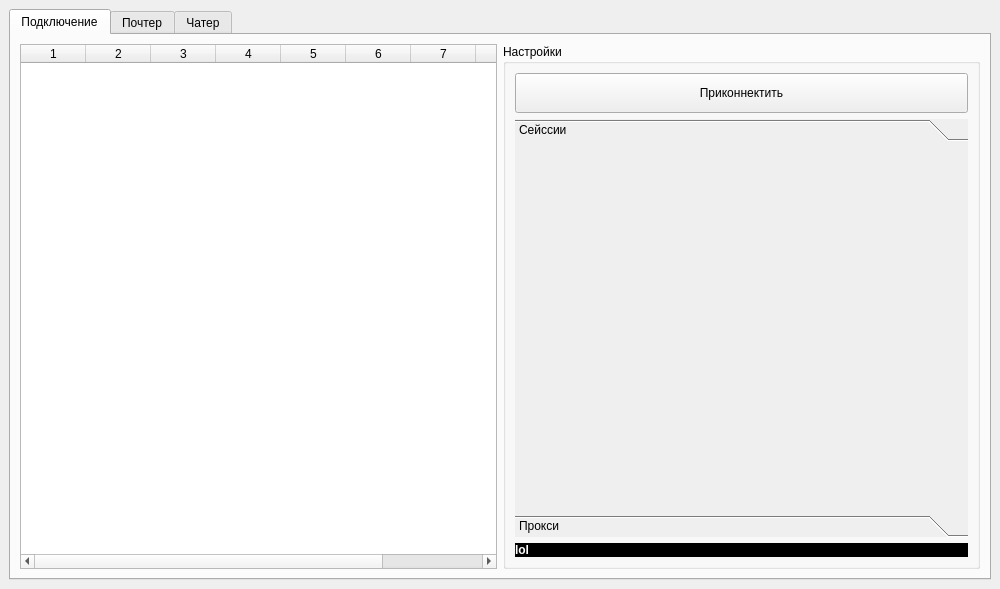
<?xml version="1.0" encoding="UTF-8"?>
<ui version="4.0">
 <class>MainWindow</class>
 <widget class="QMainWindow" name="MainWindow">
  <property name="geometry">
   <rect>
    <x>0</x>
    <y>0</y>
    <width>1000</width>
    <height>589</height>
   </rect>
  </property>
  <property name="windowTitle">
   <string>Телеграммер</string>
  </property>
  <widget class="QWidget" name="centralwidget">
   <property name="enabled">
    <bool>true</bool>
   </property>
   <layout class="QVBoxLayout" name="verticalLayout">
    <item>
     <widget class="QTabWidget" name="tabWidget">
      <property name="mouseTracking">
       <bool>false</bool>
      </property>
      <property name="tabletTracking">
       <bool>false</bool>
      </property>
      <property name="tabPosition">
       <enum>QTabWidget::North</enum>
      </property>
      <property name="tabShape">
       <enum>QTabWidget::Rounded</enum>
      </property>
      <property name="currentIndex">
       <number>0</number>
      </property>
      <property name="elideMode">
       <enum>Qt::ElideLeft</enum>
      </property>
      <property name="usesScrollButtons">
       <bool>true</bool>
      </property>
      <property name="movable">
       <bool>false</bool>
      </property>
      <widget class="QWidget" name="teb_connecting">
       <attribute name="title">
        <string>Подключение</string>
       </attribute>
       <layout class="QHBoxLayout" name="horizontalLayout_2">
        <item>
         <widget class="QTableWidget" name="table_sessions">
          <property name="sizePolicy">
           <sizepolicy hsizetype="Expanding" vsizetype="Expanding">
            <horstretch>0</horstretch>
            <verstretch>0</verstretch>
           </sizepolicy>
          </property>
          <property name="sortingEnabled">
           <bool>false</bool>
          </property>
          <property name="rowCount">
           <number>0</number>
          </property>
          <property name="columnCount">
           <number>9</number>
          </property>
          <attribute name="horizontalHeaderVisible">
           <bool>true</bool>
          </attribute>
          <attribute name="horizontalHeaderDefaultSectionSize">
           <number>65</number>
          </attribute>
          <attribute name="horizontalHeaderHighlightSections">
           <bool>false</bool>
          </attribute>
          <attribute name="horizontalHeaderShowSortIndicator" stdset="0">
           <bool>false</bool>
          </attribute>
          <attribute name="horizontalHeaderStretchLastSection">
           <bool>false</bool>
          </attribute>
          <attribute name="verticalHeaderVisible">
           <bool>true</bool>
          </attribute>
          <column/>
          <column/>
          <column/>
          <column/>
          <column/>
          <column/>
          <column/>
          <column/>
          <column/>
         </widget>
        </item>
        <item>
         <widget class="QGroupBox" name="settings">
          <property name="sizePolicy">
           <sizepolicy hsizetype="Preferred" vsizetype="Preferred">
            <horstretch>0</horstretch>
            <verstretch>0</verstretch>
           </sizepolicy>
          </property>
          <property name="title">
           <string>Настройки</string>
          </property>
          <layout class="QVBoxLayout" name="verticalLayout_3">
           <item>
            <widget class="QPushButton" name="btn_connect">
             <property name="enabled">
              <bool>true</bool>
             </property>
             <property name="sizePolicy">
              <sizepolicy hsizetype="Preferred" vsizetype="Fixed">
               <horstretch>0</horstretch>
               <verstretch>0</verstretch>
              </sizepolicy>
             </property>
             <property name="minimumSize">
              <size>
               <width>0</width>
               <height>40</height>
              </size>
             </property>
             <property name="baseSize">
              <size>
               <width>20</width>
               <height>0</height>
              </size>
             </property>
             <property name="text">
              <string>Приконнектить</string>
             </property>
            </widget>
           </item>
           <item>
            <widget class="QToolBox" name="toolBox">
             <property name="enabled">
              <bool>true</bool>
             </property>
             <property name="autoFillBackground">
              <bool>true</bool>
             </property>
             <property name="currentIndex">
              <number>0</number>
             </property>
             <widget class="QWidget" name="page">
              <property name="geometry">
               <rect>
                <x>0</x>
                <y>0</y>
                <width>456</width>
                <height>360</height>
               </rect>
              </property>
              <attribute name="label">
               <string>Сейссии</string>
              </attribute>
              <layout class="QVBoxLayout" name="verticalLayout_4">
               <item>
                <widget class="QWidget" name="drop_sessions" native="true">
                 <property name="sizePolicy">
                  <sizepolicy hsizetype="Preferred" vsizetype="Expanding">
                   <horstretch>0</horstretch>
                   <verstretch>0</verstretch>
                  </sizepolicy>
                 </property>
                </widget>
               </item>
              </layout>
             </widget>
             <widget class="QWidget" name="page_2">
              <property name="geometry">
               <rect>
                <x>0</x>
                <y>0</y>
                <width>456</width>
                <height>360</height>
               </rect>
              </property>
              <attribute name="label">
               <string>Прокси</string>
              </attribute>
              <layout class="QVBoxLayout" name="verticalLayout_2">
               <item>
                <widget class="QWidget" name="drop_proxy" native="true">
                 <property name="sizePolicy">
                  <sizepolicy hsizetype="Preferred" vsizetype="Expanding">
                   <horstretch>0</horstretch>
                   <verstretch>0</verstretch>
                  </sizepolicy>
                 </property>
                 <property name="acceptDrops">
                  <bool>true</bool>
                 </property>
                </widget>
               </item>
              </layout>
             </widget>
            </widget>
           </item>
           <item>
            <widget class="QLabel" name="out_concole">
             <property name="font">
              <font>
               <bold>true</bold>
              </font>
             </property>
             <property name="autoFillBackground">
              <bool>false</bool>
             </property>
             <property name="styleSheet">
              <string notr="true">background-color:  rgb(0, 0, 0);
color: rgb(255, 255, 255)</string>
             </property>
             <property name="text">
              <string>lol</string>
             </property>
            </widget>
           </item>
          </layout>
         </widget>
        </item>
       </layout>
      </widget>
      <widget class="QWidget" name="tab_mail">
       <attribute name="title">
        <string>Почтер</string>
       </attribute>
       <layout class="QHBoxLayout" name="horizontalLayout"/>
      </widget>
      <widget class="QWidget" name="widget">
       <attribute name="title">
        <string>Чатер</string>
       </attribute>
      </widget>
     </widget>
    </item>
   </layout>
  </widget>
 </widget>
 <resources/>
 <connections/>
</ui>
